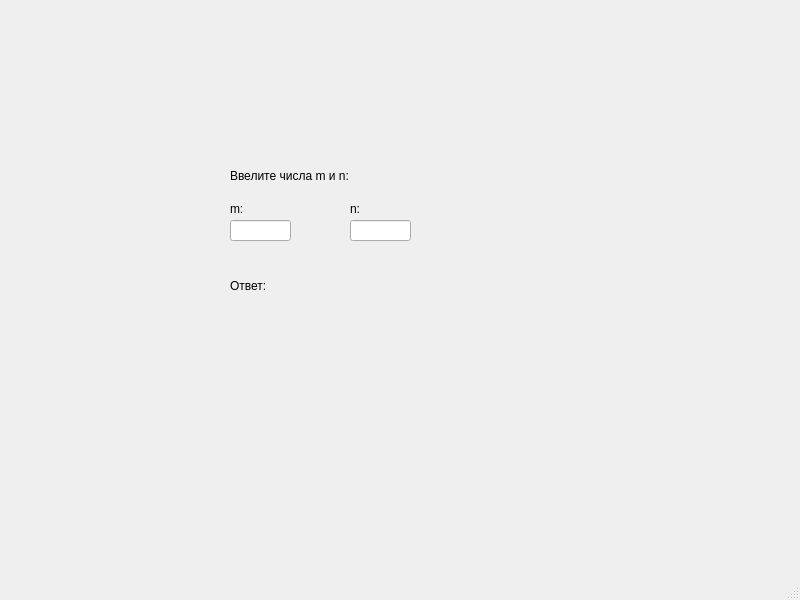
<?xml version="1.0" encoding="UTF-8"?>
<ui version="4.0">
 <class>MainWindow</class>
 <widget class="QMainWindow" name="MainWindow">
  <property name="geometry">
   <rect>
    <x>0</x>
    <y>0</y>
    <width>800</width>
    <height>600</height>
   </rect>
  </property>
  <property name="windowTitle">
   <string>MainWindow</string>
  </property>
  <widget class="QWidget" name="centralwidget">
   <widget class="QLabel" name="label">
    <property name="geometry">
     <rect>
      <x>230</x>
      <y>160</y>
      <width>341</width>
      <height>31</height>
     </rect>
    </property>
    <property name="text">
     <string>Ввелите числа m и n:</string>
    </property>
   </widget>
   <widget class="QLabel" name="label_2">
    <property name="geometry">
     <rect>
      <x>230</x>
      <y>200</y>
      <width>66</width>
      <height>17</height>
     </rect>
    </property>
    <property name="text">
     <string>m:</string>
    </property>
   </widget>
   <widget class="QLineEdit" name="lineEdit">
    <property name="geometry">
     <rect>
      <x>230</x>
      <y>220</y>
      <width>61</width>
      <height>21</height>
     </rect>
    </property>
   </widget>
   <widget class="QLabel" name="label_3">
    <property name="geometry">
     <rect>
      <x>350</x>
      <y>200</y>
      <width>66</width>
      <height>17</height>
     </rect>
    </property>
    <property name="text">
     <string>n:</string>
    </property>
   </widget>
   <widget class="QLineEdit" name="lineEdit_2">
    <property name="geometry">
     <rect>
      <x>350</x>
      <y>220</y>
      <width>61</width>
      <height>21</height>
     </rect>
    </property>
   </widget>
   <widget class="QLabel" name="label_4">
    <property name="geometry">
     <rect>
      <x>230</x>
      <y>270</y>
      <width>51</width>
      <height>31</height>
     </rect>
    </property>
    <property name="text">
     <string>Ответ:</string>
    </property>
   </widget>
   <widget class="QLabel" name="label_5">
    <property name="geometry">
     <rect>
      <x>290</x>
      <y>270</y>
      <width>66</width>
      <height>31</height>
     </rect>
    </property>
    <property name="text">
     <string/>
    </property>
   </widget>
  </widget>
  <widget class="QMenuBar" name="menubar">
   <property name="geometry">
    <rect>
     <x>0</x>
     <y>0</y>
     <width>800</width>
     <height>22</height>
    </rect>
   </property>
  </widget>
  <widget class="QStatusBar" name="statusbar"/>
 </widget>
 <resources/>
 <connections/>
</ui>
